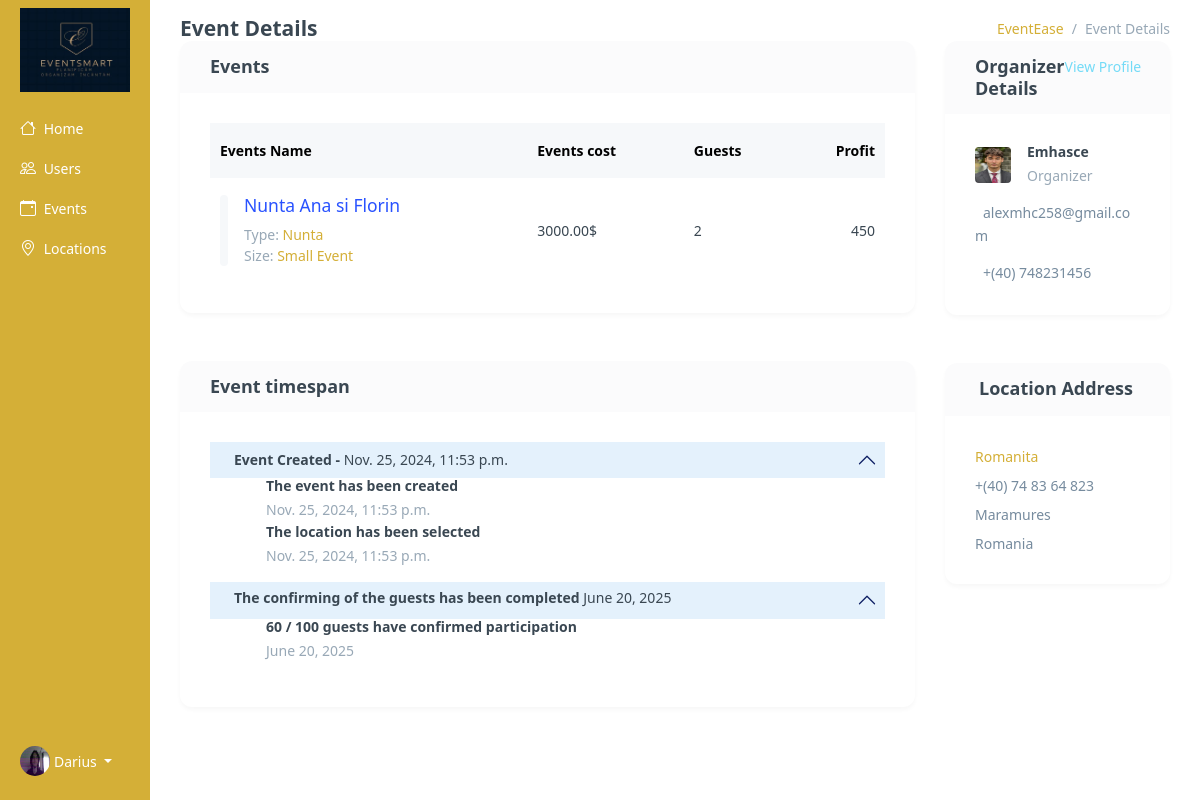
Before: /admin-view-event/Nunta Ana si Florin/ (signed in) with the older database file.
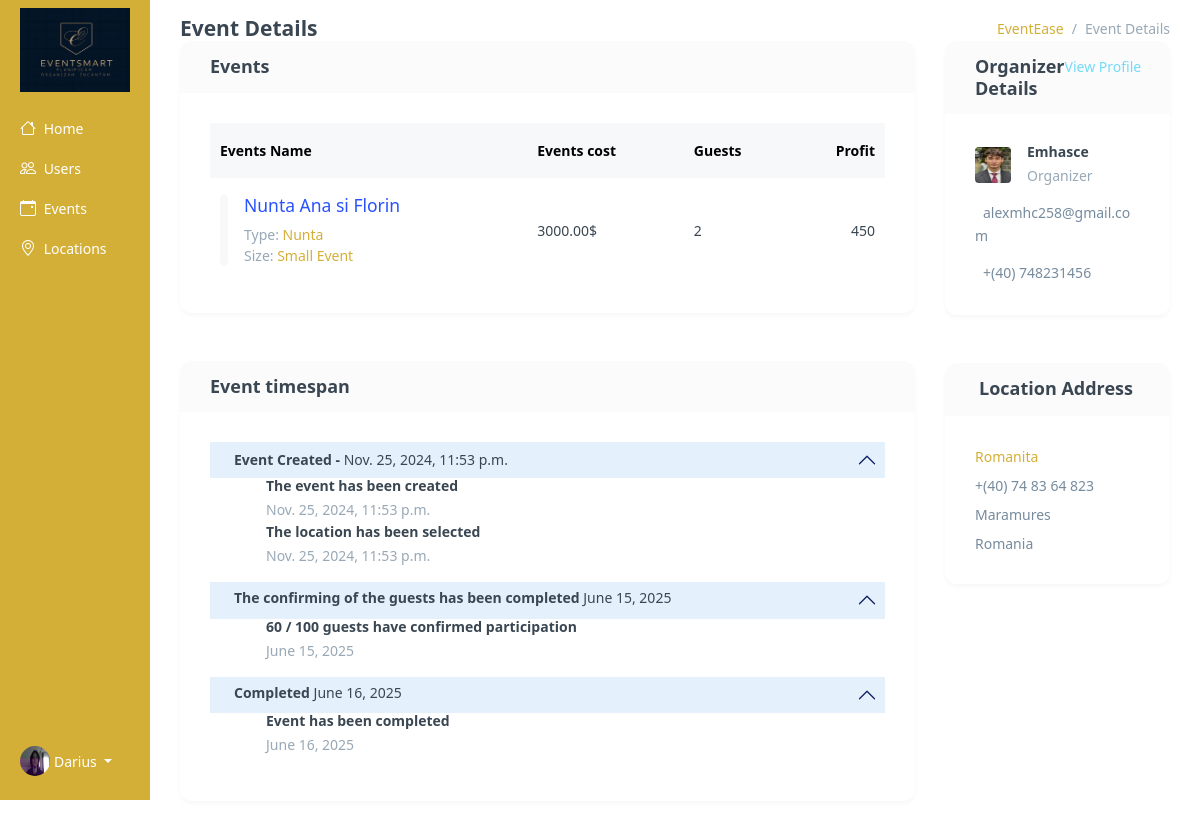
After: the same page with the newer database file.
### base/models.py (models this page shows, shortened)
class Event(models.Model):
    location = models.ForeignKey(Location, on_delete=models.SET_NULL, null=True, blank=True)
    event_name = models.CharField(max_length=100)
    event_date = models.DateField()
    event_time = models.TimeField()
    event_description = models.TextField(null=True, blank=True)
    created_at = models.DateTimeField(auto_now_add=True)
    guests = models.ManyToManyField(Guests, related_name='events', blank=True)
    completed = models.BooleanField(default=False)
    types = models.ManyToManyField(Type, blank=True)
    cost = models.DecimalField(max_digits=10, decimal_places=2, default=3000)
    updated_at = models.DateTimeField(auto_now=True)
    is_canceled = models.BooleanField(default=False)
    organized_by = models.ForeignKey(
        User,
        on_delete=models.CASCADE,
        related_name="organized_events",
        blank=True,
        null=True
    )

class Type(models.Model):
    name = models.CharField(max_length=100)
    def __str__(self):
        return self.name

class Profile(models.Model):
    user = models.ForeignKey(User, on_delete=models.CASCADE, null=True, blank=True)
    username = models.CharField(max_length=150, unique=True)
    password = models.CharField(max_length=128)
    email = models.EmailField()
    description = models.TextField(null=True, blank=True)
    photo = models.ImageField(upload_to='profile_photos/', null=True, blank=True, default="poze_invitati/male.png")
    cv_file = models.FileField(upload_to='cv_folder', null=True, blank=True)
    approved = models.BooleanField(default=False)
    number = models.CharField(max_length=15,default="+(40) 748364823")
    age = models.IntegerField(default=20)
    first_name = models.CharField(null=True, blank=True,max_length=15)
    last_name = models.CharField(null=True, blank=True,max_length=15)
    location = models.CharField(null=True, blank=True,max_length=60)
    street = models.CharField(null=True, blank=True,max_length=100)
    zip_code = models.CharField(null=True, blank=True,max_length=10)
    facebook = models.CharField(null=True, blank=True,max_length=100)
    instagram = models.CharField(null=True, blank=True,max_length=100)
    work_link = models.CharField(null=True, blank=True,max_length=100)
    google_link = models.CharField(null=True, blank=True,max_length=100)
    country = models.CharField(null=True, blank=True,max_length=100)
    created_at = models.DateTimeField(auto_now_add=True)
    USER_TYPE_CHOICES = (
        ('admin', 'Admin'),
        ('organizer', 'Organizer'),
        ('guest', 'Guest'),
        ('staff', 'Staff')
    )
    user_type = models.CharField(
        max_length=20,
        choices=USER_TYPE_CHOICES,
        default='guest'
    )

### base/views.py (the view)
@login_required(login_url='login')
def admin_view_events(request, pk):
    if not request.user.is_superuser:
        return HttpResponseForbidden("You do not have permission to access this page.")
    event = Event.objects.get(event_name=pk)
    guests_count = event.guests.count()
    location = Location.objects.get(event=event)
    next_day = event.event_date + timedelta(days=1)
    context = {
        'next_day':next_day,
        'location':location,
        'event':event,
        'guests_count':guests_count
    }
    return render(request, 'base/admin-view-event.html', context)

### base/context_processors.py (called while the page is built)
def media_url(request):
    return {
        'MEDIA_URL': settings.MEDIA_URL
    }

### base/templates/base/admin-view-event.html (shortened to what the changed rows need)
{% extends 'main.html' %}
{% block content %}
<div class="container-fluid">
    <div class="row flex-nowrap">
        <div class="col py-3 events view">
            <div class="container-fluid">
                <div class="row">
                    <div class="col-xl-9">
                        <div class="card mb-5">
                            <div class="card-body">
                                <div class="table-responsive table-card">
                                    <table class="table table-nowrap align-middle table-borderless mb-0">
                                        <thead class="table-light text-muted">
                                            <tr>
                                                <th scope="col">Events Name</th>
                                                <th scope="col">Events cost</th>
                                                <th scope="col">Guests</th>
                                                <th scope="col" class="text-end">Profit</th>
                                            </tr>
                                        </thead>
                                        <tbody>
                                            <tr>
                                                <td>
                                                    <div class="d-flex">
                                                        <div class="flex-grow-1 ms-3">
                                                            <h5 class="fs-15"><a href="#" class="link-primary" style="color:#D4AF37;"> {{ event.event_name }} </a></h5>
                                                            <p class="text-muted mb-0">Type: <span class="fw-medium"> {{ event.types.all|join:", " }} </span></p>
                                                        </div>
                                                    </div>
                                                </td>
                                                <td> {{ event.cost }}$ </td>
                                                <td>{{ guests_count }}</td>
                                                <td class="fw-medium text-end">
                                                    {% widthratio event.cost 100 15 %}
                                                </td>
                                            </tr>
                                        </tbody>
                                    </table>
                                </div>
                            </div>
                        </div>
                        <div class="card">
                            <div class="card-body">
                                <div class="profile-timeline">
                                    <div class="accordion accordion-flush" id="accordionFlushExample">
                                        <div class="accordion-item border-0">
                                            <div class="accordion-header" id="headingOne">
                                                <a class="accordion-button p-2 shadow-none" data-bs-toggle="collapse" href="#collapseOne" aria-expanded="true" aria-controls="collapseOne">
                                                    <div class="d-flex align-items-center">
                                                        <div class="flex-grow-1 ms-3">
                                                            <h6 class="fs-15 mb-0 fw-semibold">Event Created - <span class="fw-normal"> {{ event.created_at }} </span></h6>
                                                        </div>
                                                    </div>
                                                </a>
                                            </div>
                                            <div id="collapseOne" class="accordion-collapse collapse show" aria-labelledby="headingOne" data-bs-parent="#accordionExample">
                                                <div class="accordion-body ms-2 ps-5 pt-0">
                                                    <h6 class="mb-1">The event has been created</h6>
                                                    <p class="text-muted">{{ event.created_at }}</p>
                                                    <h6 class="mb-1">The location has been selected</h6>
                                                    <p class="text-muted mb-0">{{ event.created_at }}</p>
                                                </div>
                                            </div>
                                        </div>
                                        <div class="accordion-item border-0">
                                            <div class="accordion-header" id="headingTwo">
                                                <a class="accordion-button p-2 shadow-none" data-bs-toggle="collapse" href="#collapseTwo" aria-expanded="false" aria-controls="collapseTwo">
                                                    <div class="d-flex align-items-center">
                                                        <div class="flex-grow-1 ms-3">
                                                            <h6 class="fs-15 mb-1 fw-semibold">The confirming of the guests has been completed <span class="fw-normal">{{ event.event_date }}</span></h6>
                                                        </div>
                                                    </div>
                                                </a>
                                            </div>
                                            <div id="collapseTwo" class="accordion-collapse collapse show" aria-labelledby="headingTwo" data-bs-parent="#accordionExample">
                                                <div class="accordion-body ms-2 ps-5 pt-0">
                                                    <h6 class="mb-1">60 / 100 guests have confirmed participation</h6>
                                                    <p class="text-muted mb-0">{{ event.event_date }}</p>
                                                </div>
                                            </div>
                                        </div>
                                        {% if event.completed == True %}
                                        <div class="accordion-item border-0">
                                            <div class="accordion-header" id="headingThree">
                                                <a class="accordion-button p-2 shadow-none" data-bs-toggle="collapse" href="#collapseThree" aria-expanded="false" aria-controls="collapseThree">
                                                    <div class="d-flex align-items-center">
                                                        <div class="flex-grow-1 ms-3">
                                                            <h6 class="fs-15 mb-1 fw-semibold">Completed <span class="fw-normal">{{ next_day }}</span></h6>
                                                        </div>
                                                    </div>
                                                </a>
                                            </div>
                                            <div id="collapseThree" class="accordion-collapse collapse show" aria-labelledby="headingThree" data-bs-parent="#accordionExample">
                                                <div class="accordion-body ms-2 ps-5 pt-0">
                                                    <h6 class="mb-1">Event has been completed</h6>
                                                    <p class="text-muted mb-0">{{ next_day }}</p>
                                                </div>
                                            </div>
                                        </div>
                                        {% endif %}
                                    </div>
                                </div>
                            </div>
                        </div>
                    </div>
                    <div class="col-xl-3">
                        <div class="card mb-5">
                            <div class="card-body">
                                <ul class="list-unstyled mb-0 vstack gap-3">
                                    <li>
                                        <div class="d-flex align-items-center">
                                            <div class="flex-shrink-0">
                                                <img style="width:3vw; height:3vw;" src="{{ event.organized_by.profile_set.first.photo.url }}" alt="" class="avatar-sm rounded material-shadow">
                                            </div>
                                            <div class="flex-grow-1 ms-3">
                                                <h6 class="fs-14 mb-1"> {{ event.organized_by }} </h6>
                                                <p class="text-muted mb-0">Organizer</p>
                                            </div>
                                        </div>
                                    </li>
                                    <li> {{ event.organized_by.profile_set.first.email }} </li>
                                    <li> {{ event.organized_by.profile_set.first.number }} </li>
                                </ul>
                            </div>
                        </div>
                    </div>
                </div>
            </div>
        </div>
    </div>
</div>
{% endblock content %}

Changed rows visible on the page:
changed Event "Nunta Ana si Florin": event_date "June 20, 2025" → "June 15, 2025"; completed False → True (drawn)
Other visible differences:
{{ next_day }}: (not shown) → "June 16, 2025"
text now shown: "Completed Event has been completed"
